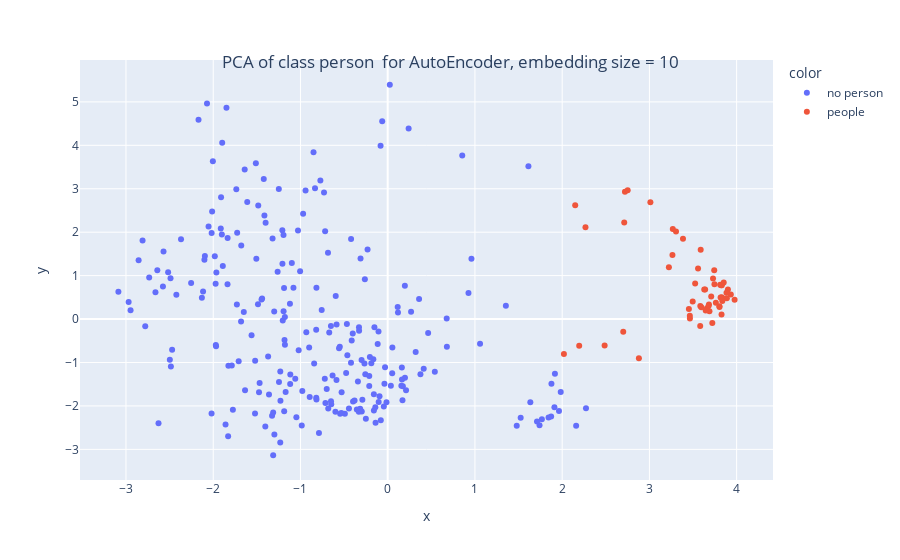
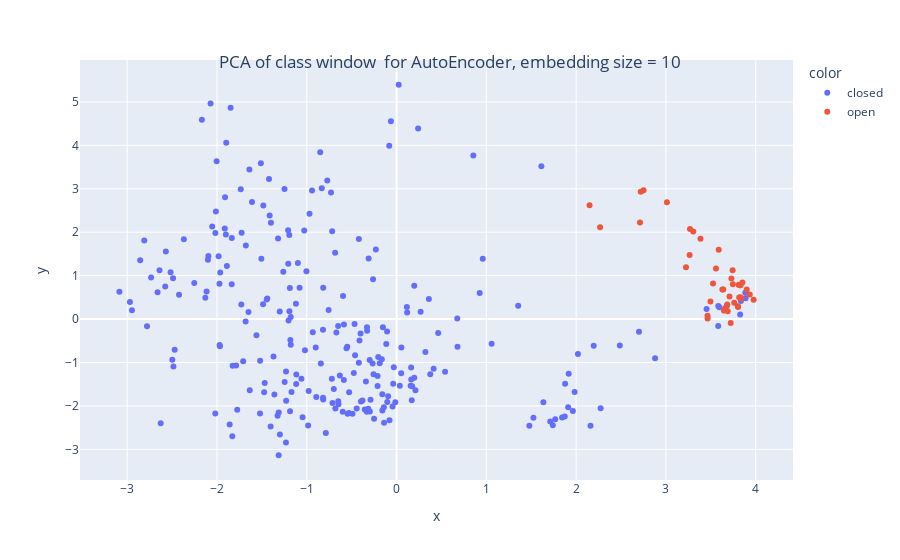

The cell these charts' notebook holds for them, in order:
### Markdown cell above
visualizing embedding space [note: test data for unannotated &&& output of encoder]

### Code cell
##### testing dataloaders
tfms  = [None, MultiCategorize()] ## multi label
test_set = TSDatasets(x_test, y_test, tfms=tfms, inplace=True) # multi_label
test_dl   = TSDataLoader(test_set, bs = bs, num_workers=num_workers)#,batch_tfms=batch_tfms) ### note the normalization

### for VISUALIZATION unannotated data WITH SUPERVISED DATA FCN, LSTM, ...
# tfms  = [None, Categorize()] ## single label
# test_set = TSDatasets(x_test_unannotated, y_test_unannotated, tfms=tfms, inplace=True) 
# test_dl_unannotated = TSDataLoader(test_set, bs = bs, num_workers=num_workers)#,batch_tfms=batch_tfms) ### note the normalization

###############################
#### creating only body of the network for lstm,fcn
################################################
# k_lstm = {'c_in':x_train.shape[1],'c_out':y_train.shape[1],'hidden_size':22,'rnn_dropout':0.4}
# k_fcn={'c_in':x_train.shape[1],'c_out':y_train.shape[1],'layers':[32,8]}
# # new_model = create_model(LSTM_body, dls.vars,dls.c,dls,**k)

# # new_model = LSTM_body(**k_lstm)  ## LSTM
# # network = 'LSTM'

# new_model = MyFCN_body(**k_fcn)    ## MyFCN
# network = 'FCN'

# #### load part of the pre trained model

# # load 
# pretrained_dict = torch.load(f'models/{learn.model._get_name()}.pt')
# # pretrained_dict = torch.load(f'models/MyLSTM.pt')
# model_dict = new_model.state_dict()
# # 1. filter out unnecessary keys
# pretrained_dict = {k: v for k, v in pretrained_dict.items() if k in model_dict}
# # 2. overwrite entries in the existing state dict
# model_dict.update(pretrained_dict) 
# # 3. load the new state dict
# new_model.load_state_dict(model_dict)
#######################################################

new_model = enc ##### for encoder_classifier
network = f'AutoEncoder, embedding size = {embed_size}'

###########################################
###### get the features/predicions of the model_body
device = torch.device('cuda' if torch.cuda.is_available() else 'cpu')

new_model.to(device)
new_model.eval()
feats = []
lbls = []
with torch.no_grad():
    for inputs, labels in test_dl:
        inputs = inputs.to(device)
        labels = labels.to(device)
        outputs = new_model(inputs)
        #####################################################
        feats.append(outputs[:,-1]) #### for output of encoder
        #######################################################
        # feats.append(outputs)  ### for lstm, fcn
        #######################################################
        lbls.append(labels)

test_lbls = torch.cat(lbls).detach().cpu().numpy()
test_feats = torch.cat(feats).detach().cpu().numpy()

## for unannotated data
# feats = []
# lbls = []
# with torch.no_grad():
#     for inputs, labels in test_dl_unannotated:
#         inputs = inputs.to(device)
#         labels = labels.to(device)
#         outputs = new_model(inputs)
#         #####################################################
#         # feats.append(outputs[:,-1]) #### for output of encoder
#         #######################################################
#         feats.append(outputs)  ### for lstm, fcn
#         #######################################################
#         lbls.append(labels)

# test_lbls_unannotated = torch.cat(lbls).detach().cpu().numpy()
# test_feats_unannotated = torch.cat(feats).detach().cpu().numpy()

# ### get labels as strings
# ## for unannotated data
# unannotated_labels = ['unannotated' for i in range(test_lbls_unannotated.shape[0])]
### for annotated
person_labels = []
person_dict = {1 : 'people', 0 : 'no person'}
window_labels = []
window_dict = {1 : 'open', 0 : 'closed'}
for item in test_lbls:
    person_labels.append(person_dict[item[0]])
    window_labels.append(window_dict[item[1]])

##########
# using tensorboard projector
# writer = SummaryWriter('runs/')
# writer.add_embedding(test_feats,metadata=person_labels,tag = f'person_embeddings_{learn.model._get_name()}')
# writer.add_embedding(test_feats,metadata=window_labels,tag = f'window_embeddings_{learn.model._get_name()}')
# writer.close()
##########
### using sklearn and plotly
### for annotated
components = visualize_embeddibgs(network,test_feats,person_labels,window_labels,n_components=2,method='pca')
### for annotated+ununnotated
# components = visualize_embeddibgs(network,test_feats,person_labels,window_labels,test_feats_unannotated,unannotated_labels,combined=True,n_components=2,method='pca')

### Figure 1 — Plotly figure (JSON) as saved in the notebook; plotly's stock layout.template omitted (floating-point values rounded to 4 significant figures; data arrays with more than 128 entries replaced by an {"elided": "..."} marker saying what was removed)
{"data": [{"hovertemplate": "color=no person<br>x=%{x}<br>y=%{y}<extra></extra>", "legendgroup": "no person", "marker": {"color": "#636efa", "symbol": "circle"}, "mode": "markers", "name": "no person", "orientation": "v", "showlegend": true, "type": "scatter", "x": {"elided": "239 float values"}, "xaxis": "x", "y": {"elided": "239 float values"}, "yaxis": "y"}, {"hovertemplate": "color=people<br>x=%{x}<br>y=%{y}<extra></extra>", "legendgroup": "people", "marker": {"color": "#EF553B", "symbol": "circle"}, "mode": "markers", "name": "people", "orientation": "v", "showlegend": true, "type": "scatter", "x": [2.149, 2.267, 2.72, 2.751, 2.711, 3.268, 3.223, 3.729, 3.557, 3.743, 3.811, 3.385, 3.011, 3.588, 3.804, 3.496, 3.264, 3.305, 3.639, 3.708, 3.628, 3.688, 3.721, 3.829, 3.746, 3.816, 3.66, 3.822, 3.83, 3.802, 3.762, 3.645, 3.9, 3.933, 3.976, 3.852, 3.524, 3.683, 3.843, 3.463, 3.464, 3.827, 3.678, 3.884, 3.887, 3.836, 3.583, 3.595, 3.453, 3.582, 2.879, 2.7, 2.487, 2.195, 2.02], "xaxis": "x", "y": [2.62, 2.114, 2.931, 2.965, 2.224, 2.076, 1.193, 0.9342, 1.164, 1.121, 0.7908, 1.852, 2.692, 1.598, 0.2799, 0.4063, 1.475, 2.014, 0.6805, 0.5169, 0.6808, 0.1795, -0.09046, 0.5019, 0.7997, 0.4977, 0.2474, 0.78, 0.7766, 0.2931, 0.3778, 0.1943, 0.6832, 0.5658, 0.4451, 0.8433, 0.8195, 0.3366, 0.4737, 0.07899, 0.01378, 0.1058, 0.3027, 0.6057, 0.477, 0.415, 0.3035, 0.2725, 0.2288, -0.1573, -0.9024, -0.2932, -0.6105, -0.6143, -0.8069], "yaxis": "y"}], "layout": {"legend": {"title": {"text": "color"}, "tracegroupgap": 0}, "margin": {"t": 60}, "title": {"text": "PCA of class person  for AutoEncoder, embedding size = 10", "x": 0.5, "xanchor": "center", "y": 0.9, "yanchor": "top"}, "xaxis": {"anchor": "y", "domain": [0, 1], "title": {"text": "x"}}, "yaxis": {"anchor": "x", "domain": [0, 1], "title": {"text": "y"}}}}

### Figure 2 — Plotly figure (JSON) as saved in the notebook; plotly's stock layout.template omitted (floating-point values rounded to 4 significant figures; data arrays with more than 128 entries replaced by an {"elided": "..."} marker saying what was removed)
{"data": [{"hovertemplate": "color=closed<br>x=%{x}<br>y=%{y}<extra></extra>", "legendgroup": "closed", "marker": {"color": "#636efa", "symbol": "circle"}, "mode": "markers", "name": "closed", "orientation": "v", "showlegend": true, "type": "scatter", "x": {"elided": "253 float values"}, "xaxis": "x", "y": {"elided": "253 float values"}, "yaxis": "y"}, {"hovertemplate": "color=open<br>x=%{x}<br>y=%{y}<extra></extra>", "legendgroup": "open", "marker": {"color": "#EF553B", "symbol": "circle"}, "mode": "markers", "name": "open", "orientation": "v", "showlegend": true, "type": "scatter", "x": [2.149, 2.267, 2.72, 2.751, 2.711, 3.268, 3.223, 3.729, 3.557, 3.743, 3.811, 3.385, 3.011, 3.588, 3.804, 3.496, 3.264, 3.305, 3.639, 3.708, 3.628, 3.688, 3.721, 3.829, 3.746, 3.816, 3.66, 3.822, 3.83, 3.802, 3.762, 3.645, 3.9, 3.933, 3.976, 3.852, 3.524, 3.683, 3.843, 3.463, 3.464], "xaxis": "x", "y": [2.62, 2.114, 2.931, 2.965, 2.224, 2.076, 1.193, 0.9342, 1.164, 1.121, 0.7908, 1.852, 2.692, 1.598, 0.2799, 0.4063, 1.475, 2.014, 0.6805, 0.5169, 0.6808, 0.1795, -0.09046, 0.5019, 0.7997, 0.4977, 0.2474, 0.78, 0.7766, 0.2931, 0.3778, 0.1943, 0.6832, 0.5658, 0.4451, 0.8433, 0.8195, 0.3366, 0.4737, 0.07899, 0.01378], "yaxis": "y"}], "layout": {"legend": {"title": {"text": "color"}, "tracegroupgap": 0}, "margin": {"t": 60}, "title": {"text": "PCA of class window  for AutoEncoder, embedding size = 10", "x": 0.5, "xanchor": "center", "y": 0.9, "yanchor": "top"}, "xaxis": {"anchor": "y", "domain": [0, 1], "title": {"text": "x"}}, "yaxis": {"anchor": "x", "domain": [0, 1], "title": {"text": "y"}}}}
